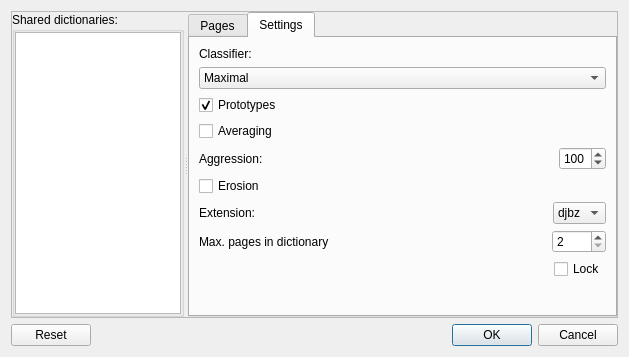
<?xml version="1.0" encoding="UTF-8"?>
<ui version="4.0">
 <class>DjbzManagerDialog</class>
 <widget class="QDialog" name="DjbzManagerDialog">
  <property name="geometry">
   <rect>
    <x>0</x>
    <y>0</y>
    <width>629</width>
    <height>357</height>
   </rect>
  </property>
  <property name="windowTitle">
   <string>Shared dictionaries manager</string>
  </property>
  <layout class="QVBoxLayout" name="verticalLayout">
   <item>
    <widget class="QSplitter" name="splitter">
     <property name="sizePolicy">
      <sizepolicy hsizetype="Preferred" vsizetype="Preferred">
       <horstretch>0</horstretch>
       <verstretch>0</verstretch>
      </sizepolicy>
     </property>
     <property name="frameShape">
      <enum>QFrame::StyledPanel</enum>
     </property>
     <property name="orientation">
      <enum>Qt::Horizontal</enum>
     </property>
     <property name="childrenCollapsible">
      <bool>false</bool>
     </property>
     <widget class="QGroupBox" name="gbDjbz">
      <property name="maximumSize">
       <size>
        <width>172</width>
        <height>16777215</height>
       </size>
      </property>
      <property name="title">
       <string>Shared dictionaries:</string>
      </property>
      <layout class="QVBoxLayout" name="verticalLayout_2">
       <property name="leftMargin">
        <number>0</number>
       </property>
       <property name="topMargin">
        <number>0</number>
       </property>
       <property name="rightMargin">
        <number>0</number>
       </property>
       <property name="bottomMargin">
        <number>0</number>
       </property>
       <item>
        <widget class="publish::QDjbzTreeWidget" name="treeDjbz">
         <property name="sizePolicy">
          <sizepolicy hsizetype="Preferred" vsizetype="Expanding">
           <horstretch>0</horstretch>
           <verstretch>0</verstretch>
          </sizepolicy>
         </property>
         <property name="acceptDrops">
          <bool>true</bool>
         </property>
         <property name="dragDropMode">
          <enum>QAbstractItemView::DropOnly</enum>
         </property>
         <property name="defaultDropAction">
          <enum>Qt::MoveAction</enum>
         </property>
         <attribute name="headerVisible">
          <bool>false</bool>
         </attribute>
         <column>
          <property name="text">
           <string notr="true">1</string>
          </property>
         </column>
        </widget>
       </item>
      </layout>
     </widget>
     <widget class="QTabWidget" name="tabDjbz">
      <property name="currentIndex">
       <number>1</number>
      </property>
      <widget class="QWidget" name="tabContent">
       <attribute name="title">
        <string>Pages</string>
       </attribute>
       <layout class="QVBoxLayout" name="verticalLayout_3">
        <property name="spacing">
         <number>0</number>
        </property>
        <property name="leftMargin">
         <number>0</number>
        </property>
        <property name="topMargin">
         <number>2</number>
        </property>
        <property name="rightMargin">
         <number>0</number>
        </property>
        <property name="bottomMargin">
         <number>0</number>
        </property>
        <item>
         <widget class="QGraphicsView" name="thumbView">
          <property name="sizePolicy">
           <sizepolicy hsizetype="Expanding" vsizetype="Expanding">
            <horstretch>1</horstretch>
            <verstretch>1</verstretch>
           </sizepolicy>
          </property>
          <property name="minimumSize">
           <size>
            <width>150</width>
            <height>0</height>
           </size>
          </property>
          <property name="maximumSize">
           <size>
            <width>16777215</width>
            <height>16777215</height>
           </size>
          </property>
          <property name="alignment">
           <set>Qt::AlignHCenter|Qt::AlignTop</set>
          </property>
          <property name="dragMode">
           <enum>QGraphicsView::RubberBandDrag</enum>
          </property>
         </widget>
        </item>
       </layout>
      </widget>
      <widget class="QWidget" name="tabSettings">
       <attribute name="title">
        <string>Settings</string>
       </attribute>
       <layout class="QVBoxLayout" name="verticalLayout_4">
        <item>
         <widget class="QLabel" name="label_2">
          <property name="text">
           <string>Classifier:</string>
          </property>
         </widget>
        </item>
        <item>
         <widget class="QComboBox" name="cbClassifier">
          <item>
           <property name="text">
            <string>Maximal</string>
           </property>
          </item>
          <item>
           <property name="text">
            <string>Normal</string>
           </property>
          </item>
          <item>
           <property name="text">
            <string>Legacy</string>
           </property>
          </item>
         </widget>
        </item>
        <item>
         <widget class="QCheckBox" name="cbPrototypes">
          <property name="text">
           <string>Prototypes</string>
          </property>
          <property name="checked">
           <bool>true</bool>
          </property>
         </widget>
        </item>
        <item>
         <widget class="QCheckBox" name="cbAveraging">
          <property name="text">
           <string>Averaging</string>
          </property>
         </widget>
        </item>
        <item>
         <layout class="QHBoxLayout" name="horizontalLayout">
          <item>
           <widget class="QLabel" name="label">
            <property name="text">
             <string>Aggression:</string>
            </property>
           </widget>
          </item>
          <item>
           <spacer name="horizontalSpacer_2">
            <property name="orientation">
             <enum>Qt::Horizontal</enum>
            </property>
            <property name="sizeHint" stdset="0">
             <size>
              <width>40</width>
              <height>20</height>
             </size>
            </property>
           </spacer>
          </item>
          <item>
           <widget class="QSpinBox" name="sbAggression">
            <property name="maximum">
             <number>200</number>
            </property>
            <property name="value">
             <number>100</number>
            </property>
           </widget>
          </item>
         </layout>
        </item>
        <item>
         <widget class="QCheckBox" name="cbErosion">
          <property name="text">
           <string>Erosion</string>
          </property>
         </widget>
        </item>
        <item>
         <layout class="QHBoxLayout" name="horizontalLayout_2">
          <item>
           <widget class="QLabel" name="label_3">
            <property name="text">
             <string>Extension:</string>
            </property>
           </widget>
          </item>
          <item>
           <spacer name="horizontalSpacer_3">
            <property name="orientation">
             <enum>Qt::Horizontal</enum>
            </property>
            <property name="sizeHint" stdset="0">
             <size>
              <width>40</width>
              <height>20</height>
             </size>
            </property>
           </spacer>
          </item>
          <item>
           <widget class="QComboBox" name="cbExtension">
            <item>
             <property name="text">
              <string>djbz</string>
             </property>
            </item>
            <item>
             <property name="text">
              <string>iff</string>
             </property>
            </item>
           </widget>
          </item>
         </layout>
        </item>
        <item>
         <layout class="QHBoxLayout" name="horizontalLayout_3">
          <item>
           <widget class="QLabel" name="label_4">
            <property name="text">
             <string>Max. pages in dictionary</string>
            </property>
           </widget>
          </item>
          <item>
           <spacer name="horizontalSpacer">
            <property name="orientation">
             <enum>Qt::Horizontal</enum>
            </property>
            <property name="sizeHint" stdset="0">
             <size>
              <width>40</width>
              <height>20</height>
             </size>
            </property>
           </spacer>
          </item>
          <item>
           <widget class="QSpinBox" name="sbMaxPages">
            <property name="minimum">
             <number>2</number>
            </property>
            <property name="maximum">
             <number>9999</number>
            </property>
           </widget>
          </item>
         </layout>
        </item>
        <item>
         <layout class="QHBoxLayout" name="horizontalLayout_4">
          <item>
           <spacer name="horizontalSpacer_4">
            <property name="orientation">
             <enum>Qt::Horizontal</enum>
            </property>
            <property name="sizeHint" stdset="0">
             <size>
              <width>40</width>
              <height>20</height>
             </size>
            </property>
           </spacer>
          </item>
          <item>
           <widget class="QCheckBox" name="cbLock">
            <property name="text">
             <string>Lock</string>
            </property>
           </widget>
          </item>
         </layout>
        </item>
        <item>
         <spacer name="verticalSpacer">
          <property name="orientation">
           <enum>Qt::Vertical</enum>
          </property>
          <property name="sizeHint" stdset="0">
           <size>
            <width>20</width>
            <height>40</height>
           </size>
          </property>
         </spacer>
        </item>
       </layout>
      </widget>
     </widget>
    </widget>
   </item>
   <item>
    <layout class="QHBoxLayout" name="horizontalLayout_5">
     <item>
      <widget class="QDialogButtonBox" name="buttonBox">
       <property name="orientation">
        <enum>Qt::Horizontal</enum>
       </property>
       <property name="standardButtons">
        <set>QDialogButtonBox::Cancel|QDialogButtonBox::Ok|QDialogButtonBox::Reset</set>
       </property>
      </widget>
     </item>
    </layout>
   </item>
  </layout>
 </widget>
 <customwidgets>
  <customwidget>
   <class>publish::QDjbzTreeWidget</class>
   <extends>QTreeWidget</extends>
   <header>src/core/filters/publish/DjbzManagerDialog.h</header>
  </customwidget>
 </customwidgets>
 <resources/>
 <connections/>
</ui>
